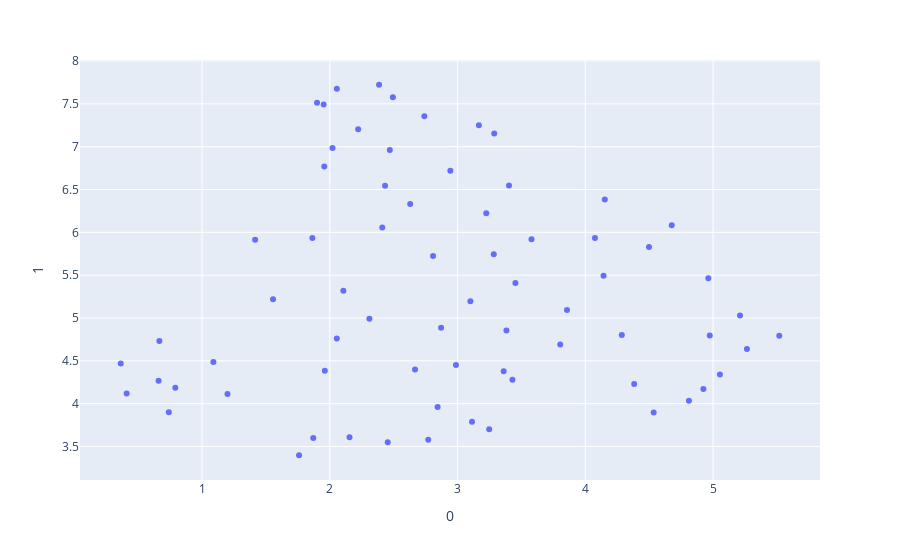

Here is the notebook cell this chart was saved with:
### Markdown cell above
#### 2D Projection

### Code cell
#[+] Also try "metric= cosine" arg for UMAP
umapper_2d= UMAP(n_components= 2, init= 'random', random_state=0, metric='cosine')
proj_2d= umapper_2d.fit_transform(corpusEmb_arr)
fig_2d= px.scatter(proj_2d, x=0, y=1)
fig_2d.show()

### Figure 1 — Plotly figure (JSON) as saved in the notebook; plotly's stock layout.template omitted (floating-point values rounded to 4 significant figures)
{"data": [{"hovertemplate": "0=%{x}<br>1=%{y}<extra></extra>", "legendgroup": "", "marker": {"color": "#636efa", "symbol": "circle"}, "mode": "markers", "name": "", "orientation": "v", "showlegend": false, "type": "scatter", "x": [1.089, 0.6598, 0.791, 0.666, 0.7398, 1.199, 0.41, 0.3637, 1.961, 3.383, 2.494, 1.416, 3.225, 2.222, 5.211, 2.667, 4.382, 3.287, 3.856, 2.154, 2.844, 3.804, 1.556, 2.055, 2.454, 2.106, 1.957, 3.361, 4.286, 4.676, 4.153, 1.9, 2.987, 5.265, 3.403, 4.974, 3.283, 2.871, 4.143, 2.944, 2.432, 1.864, 5.518, 3.248, 4.075, 4.811, 1.952, 3.167, 3.429, 4.535, 2.055, 2.31, 2.411, 3.453, 2.808, 2.021, 1.76, 2.74, 3.113, 2.77, 3.1, 4.498, 3.579, 5.054, 2.629, 4.924, 2.47, 2.386, 1.871, 4.963], "xaxis": "x", "y": [4.485, 4.267, 4.186, 4.732, 3.899, 4.113, 4.12, 4.47, 4.384, 4.854, 7.577, 5.914, 6.223, 7.205, 5.029, 4.398, 4.231, 7.154, 5.094, 3.608, 3.961, 4.69, 5.218, 4.76, 3.55, 5.317, 6.767, 4.378, 4.802, 6.082, 6.384, 7.511, 4.451, 4.638, 6.548, 4.796, 5.745, 4.888, 5.493, 6.72, 6.544, 5.935, 4.792, 3.7, 5.934, 4.033, 7.493, 7.249, 4.28, 3.898, 7.675, 4.991, 6.057, 5.407, 5.725, 6.985, 3.398, 7.355, 3.79, 3.578, 5.195, 5.828, 5.921, 4.341, 6.33, 4.173, 6.961, 7.723, 3.599, 5.464], "yaxis": "y"}], "layout": {"legend": {"tracegroupgap": 0}, "margin": {"t": 60}, "xaxis": {"anchor": "y", "domain": [0, 1], "title": {"text": "0"}}, "yaxis": {"anchor": "x", "domain": [0, 1], "title": {"text": "1"}}}}
